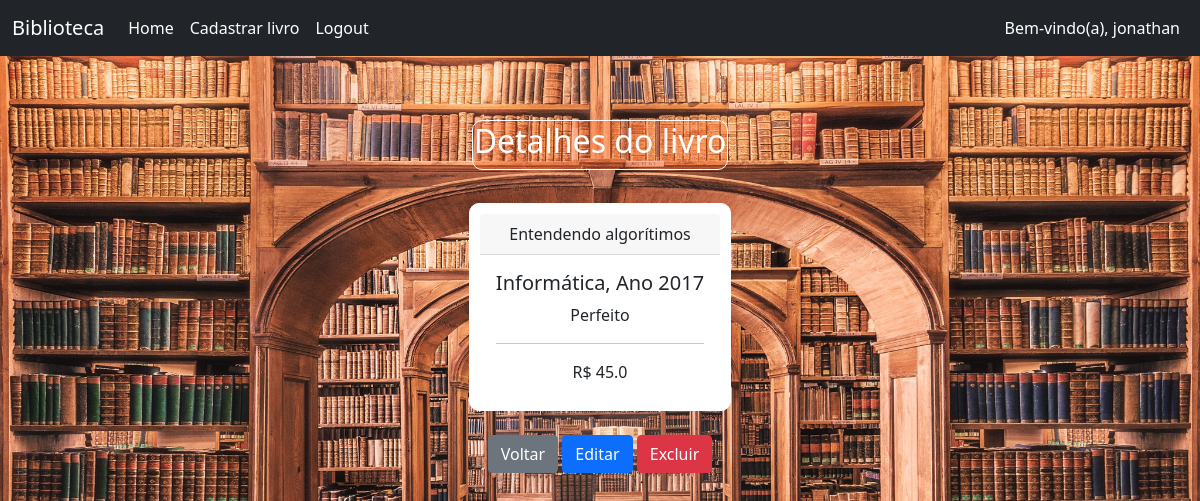
The page /book/13 (signed in) on the database its author committed.
### livraria/models.py (models this page shows, shortened)
class Book(models.Model):
    created_at = models.DateTimeField(auto_now_add=True)
    title = models.CharField(max_length=50)
    description = models.CharField(max_length=200)
    year = models.IntegerField()
    genre = models.CharField(max_length=30)
    value = models.FloatField()

### livraria/views.py (the view)
# urls.py: path('book/<int:id>', book_detail, name='book'),
def book_detail(request, id):
    if request.user.is_authenticated:
        book = Book.objects.get(id=id)
        return render(request, 'book.html', {'book':book})
    else:
        messages.error(request, 'Você precisa estar logado!')
        return redirect('home')

### livraria/templates/book.html
{% extends 'base.html' %}
{% block content %}
<div class="col-md-6 offset-md-3" style="margin-top: 40px; text-align: center;">
    <div class="text-white title-shadow no-shadow" style="background-color: rgba(252, 98, 37, 0.3); border: 1px solid #ffffff; border-radius: 10px; padding: 1px; display: inline-block;">
        <h2>Detalhes do livro</h2>
    </div>
    <hr>
    <div class="card" style="background-color: white; border: 1px solid #ffffff; border-radius: 10px; padding: 10px; display: inline-block;">
        <div class="card-header text-center">
            {{book.title}}
        </div>
        <div class="card-body text-center">
            <h5 class="card-title">{{book.genre}}, Ano {{book.year}}</h5>
            <p>{{book.description}}</p>
            <hr>
            <span>R$ {{book.value}}</span>
        </div>
    </div>
    <br><br>
    <a href="{% url 'home' %}" class="btn btn-secondary">Voltar</a>
    <a href="{% url 'update_book' book.id %}" class="btn btn-primary">Editar</a>
    <a href="{% url 'confirm_delete_book' book.id %}" class="btn btn-danger">Excluir</a>
</div>
{% endblock %}

### livraria/templates/navbar.html (shortened to what this page needs)
<nav class="navbar navbar-expand-lg navbar-dark bg-dark">
    <div class="container-fluid">
      <a class="navbar-brand" href="{% url 'home' %}">Biblioteca</a>
      <div class="collapse navbar-collapse" id="navbarSupportedContent">
        <ul class="navbar-nav me-auto mb-2 mb-lg-0">
          <li class="nav-item">
            <a class="nav-link active" aria-current="page" href="{% url 'home' %}">Home</a>
          </li>
          {% if user.is_authenticated %}
          <li class="nav-item">
            <a class="nav-link active" aria-current="page" href="{% url 'add_book' %}">Cadastrar livro</a>
          </li>
          <li class="nav-item">
            <a class="nav-link active" aria-current="page" href="{% url 'logout' %}">Logout</a>
          </li>
          {% endif %}
        </ul>
        <ul class="navbar-nav ml-auto">
          {% if user.is_authenticated %}
          <li class="nav-item">
            <span class="nav-link active" aria-current="page">
              Bem-vindo(a), {{ user.username }}
            </span>
          </li>
          {% endif %}
        </ul>
      </div>
    </div>
  </nav>

### rows shown on the page
Book: title "Entendendo algorítimos", genre "Informática", year "2017", description "Perfeito", value "45.0"

### other values the page prints
{{ user.username }} "jonathan"
